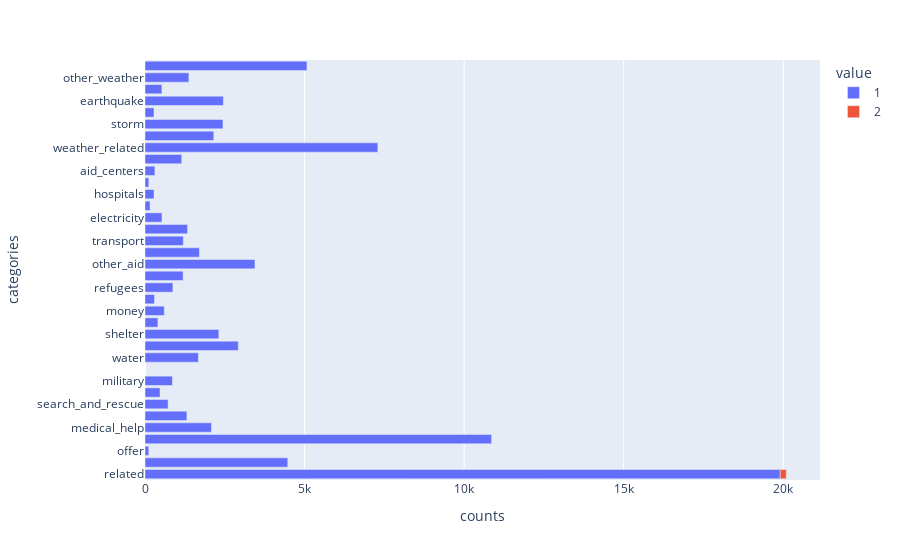

Notebook code for this chart:
### Code cell
px.bar(_df, x='counts', y='categories', color='value', orientation='h')

### Figure 1 — Plotly figure (JSON) as saved in the notebook; plotly's stock layout.template omitted (floating-point values rounded to 4 significant figures)
{"data": [{"alignmentgroup": "True", "hovertemplate": "value=1<br>counts=%{x}<br>categories=%{y}<extra></extra>", "legendgroup": "1", "marker": {"color": "#636efa", "pattern": {"shape": ""}}, "name": "1", "offsetgroup": "1", "orientation": "h", "showlegend": true, "textposition": "auto", "type": "bar", "visible": true, "x": [19906, 4474, 118, 10860, 2084, 1313, 724, 471, 860, null, 1672, 2923, 2314, 405, 604, 298, 875, 1194, 3446, 1705, 1201, 1333, 532, 159, 283, 120, 309, 1151, 7297, 2155, 2443, 282, 2455, 530, 1376, 5075], "xaxis": "x", "y": ["related", "request", "offer", "aid_related", "medical_help", "medical_products", "search_and_rescue", "security", "military", "child_alone", "water", "food", "shelter", "clothing", "money", "missing_people", "refugees", "death", "other_aid", "infrastructure_related", "transport", "buildings", "electricity", "tools", "hospitals", "shops", "aid_centers", "other_infrastructure", "weather_related", "floods", "storm", "fire", "earthquake", "cold", "other_weather", "direct_report"], "yaxis": "y"}, {"alignmentgroup": "True", "hovertemplate": "value=2<br>counts=%{x}<br>categories=%{y}<extra></extra>", "legendgroup": "2", "marker": {"color": "#EF553B", "pattern": {"shape": ""}}, "name": "2", "offsetgroup": "2", "orientation": "h", "showlegend": true, "textposition": "auto", "type": "bar", "x": [188, null, null, null, null, null, null, null, null, null, null, null, null, null, null, null, null, null, null, null, null, null, null, null, null, null, null, null, null, null, null, null, null, null, null, null], "xaxis": "x", "y": ["related", "request", "offer", "aid_related", "medical_help", "medical_products", "search_and_rescue", "security", "military", "child_alone", "water", "food", "shelter", "clothing", "money", "missing_people", "refugees", "death", "other_aid", "infrastructure_related", "transport", "buildings", "electricity", "tools", "hospitals", "shops", "aid_centers", "other_infrastructure", "weather_related", "floods", "storm", "fire", "earthquake", "cold", "other_weather", "direct_report"], "yaxis": "y"}], "layout": {"autosize": true, "barmode": "relative", "legend": {"title": {"text": "value"}, "tracegroupgap": 0}, "margin": {"t": 60}, "xaxis": {"anchor": "y", "autorange": true, "domain": [0, 1], "range": [0, 21150.0], "showspikes": false, "title": {"text": "counts"}, "type": "linear"}, "yaxis": {"anchor": "x", "autorange": true, "domain": [0, 1], "range": [-0.5, 35.5], "showspikes": false, "title": {"text": "categories"}, "type": "category"}}}
